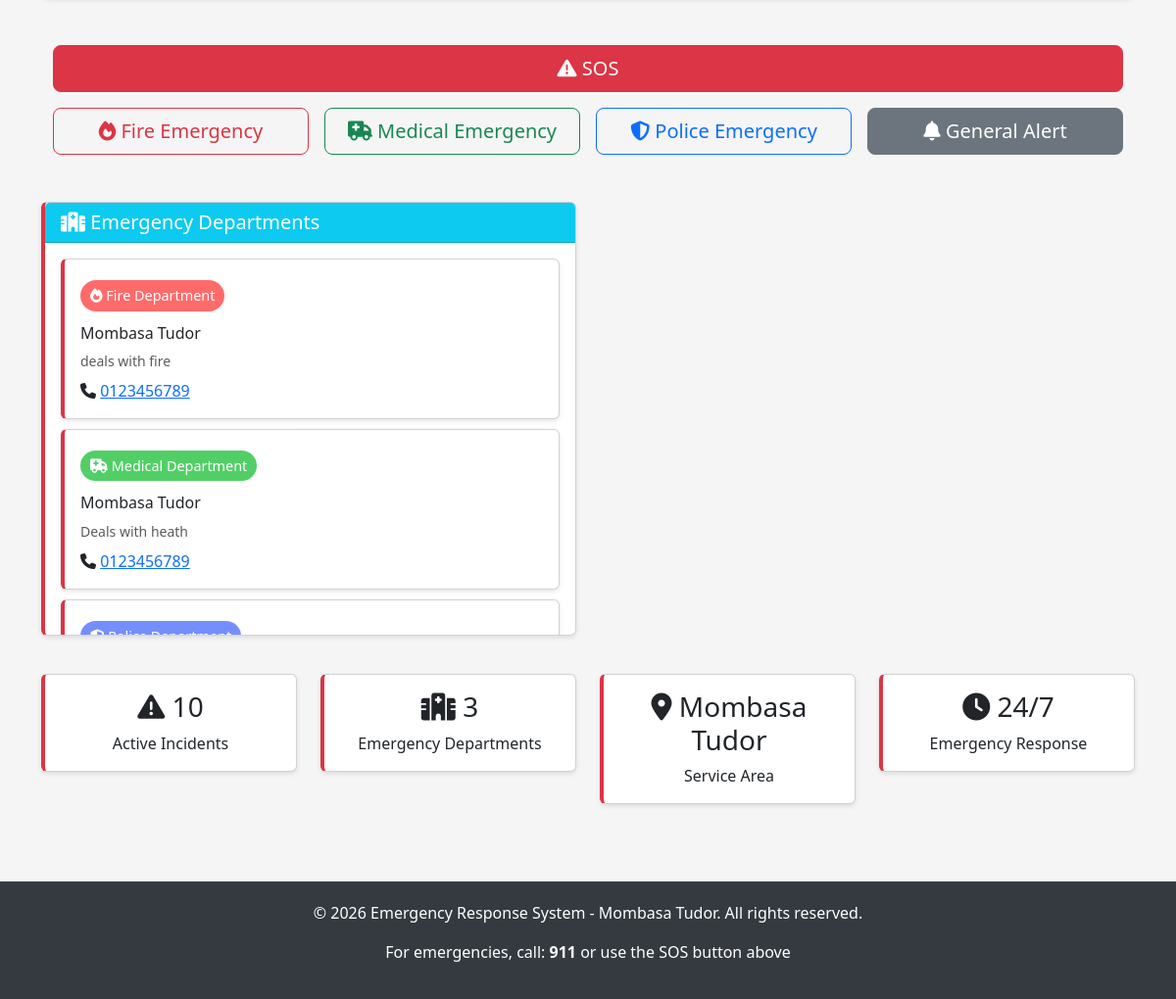
Before: / (lower part) with the older database file.
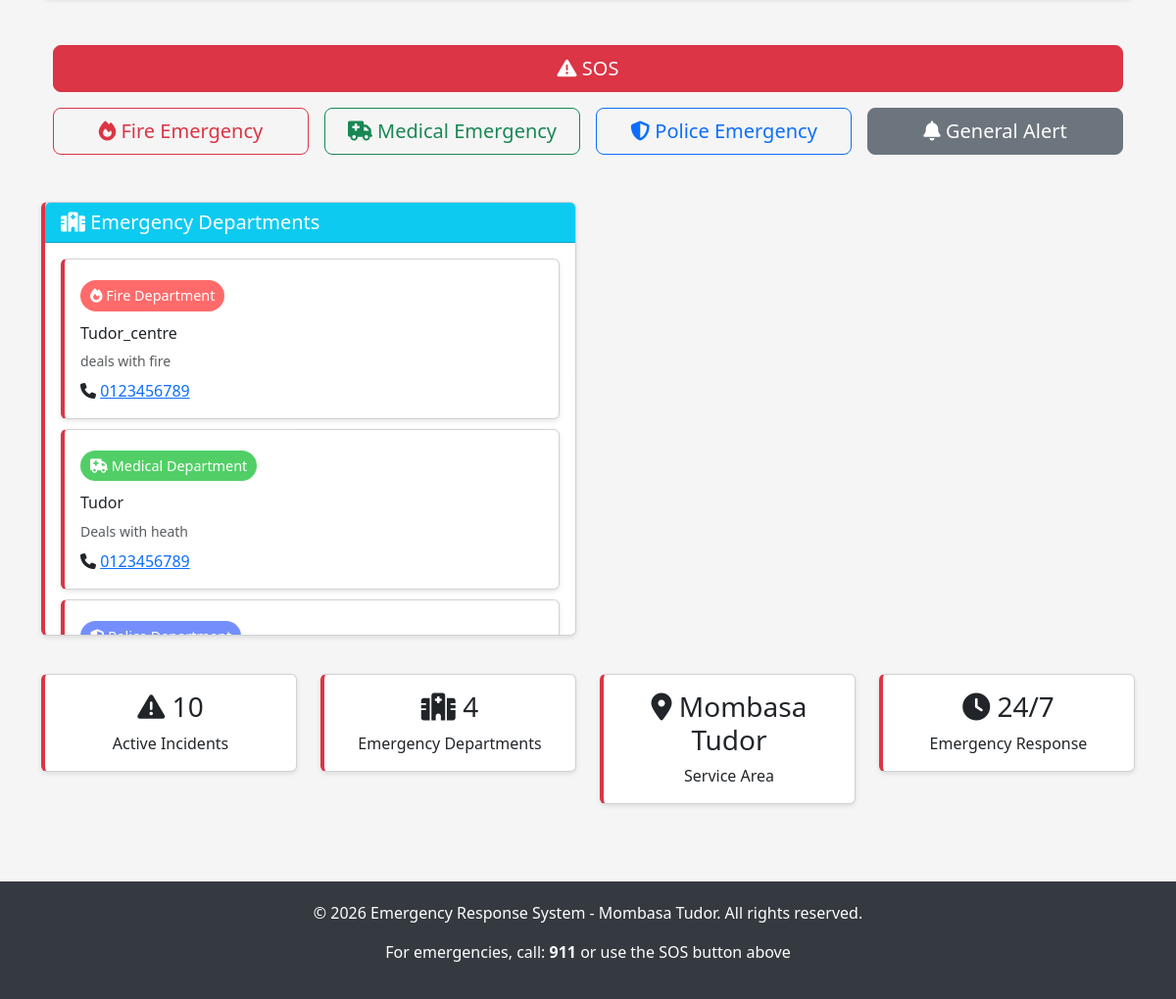
After: the same page with the newer database file.
### emergencyresponse_app/models.py (models this page shows, shortened)
class Department(models.Model):
    name = models.CharField(max_length=100, choices=DEPARTMENT_CHOICES)
    description = models.TextField(blank=True)
    phone_number = models.CharField(max_length=20)
    latitude = models.FloatField(default=-4.0435, null=True, blank=True)  # Mombasa Chuda area
    longitude = models.FloatField(default=39.6682, null=True, blank=True)  # Mombasa Chuda area
    location_name = models.CharField(max_length=255, choices=CHUDA_AREA_CHOICES)
    created_at = models.DateTimeField(auto_now_add=True)
    class Meta:
        verbose_name_plural = 'Departments'

### emergencyresponse_app/views.py (the view)
# urls.py: path('', views.home, name='home'),
def home(request):
    departments = Department.objects.all()
    if request.user.is_authenticated:
        if request.user.is_superuser:
            incidents = Incident.objects.filter(
                status__in=['pending', 'assigned', 'in_progress']
            ).order_by('-created_at')[:10]
        elif hasattr(request.user, "responder"):
            responder = request.user.responder
            incidents = Incident.objects.filter(
                department=responder.department,
                status__in=['pending', 'assigned', 'in_progress']
            ).order_by('-created_at')[:10]
        else:
            incidents = Incident.objects.none()
    else:
        incidents = Incident.objects.filter(
            status__in=['pending', 'assigned', 'in_progress']
        ).order_by('-created_at')[:10]
    context = {
        'incidents': incidents,
        'departments': departments,
        'mombasa_lat': -4.0435,
        'mombasa_lng': 39.6682,
        'map_zoom': 14,
    }
    return render(request, 'templates/home.html', context)

### templates/templates/home.html (shortened to what the changed rows need)
{% extends 'base.html' %}
{% block content %}
<div class="row">
    <div class="col-md-6">
        <div class="card">
            <div class="card-body" style="max-height: 400px; overflow-y: auto;">
                {% if departments %}
                    {% for dept in departments %}
                    <div class="card" style="margin-bottom: 10px;">
                        <div class="card-body p-3">
                            <div class="d-flex justify-content-between align-items-start">
                                <div>
                                    {% if dept.get_name_display == 'Fire Department' %}
                                        <span class="dept-badge dept-fire">
                                            <i class="fas fa-fire"></i> {{ dept.get_name_display }}
                                        </span>
                                    {% elif dept.get_name_display == 'Medical Department' %}
                                        <span class="dept-badge dept-medical">
                                            <i class="fas fa-ambulance"></i> {{ dept.get_name_display }}
                                        </span>
                                    {% elif dept.get_name_display == 'General Department' %}
                                        <span class="dept-badge bg-secondary text-white">
                                            <i class="fas fa-building"></i> {{ dept.get_name_display }}
                                        </span>
                                    {% else %}
                                        <span class="dept-badge dept-police">
                                            <i class="fas fa-shield-alt"></i> {{ dept.get_name_display }}
                                        </span>
                                    {% endif %}
                                    <h6 class="mt-2">{{ dept.location_name }}</h6>
                                </div>
                            </div>
                            <p class="card-text small text-muted mb-2">{{ dept.description }}</p>
                            <p class="mb-0">
                                <strong><i class="fas fa-phone"></i></strong>
                                <a href="tel:{{ dept.phone_number }}">{{ dept.phone_number }}</a>
                            </p>
                        </div>
                    </div>
                    {% endfor %}
                {% endif %}
            </div>
        </div>
    </div>
</div>
<div class="row mt-4">
    <div class="col-md-3">
        <div class="card text-center">
            <div class="card-body">
                <h3><i class="fas fa-hospital"></i> {{ departments.count }}</h3>
                <p class="card-text">Emergency Departments</p>
            </div>
        </div>
    </div>
</div>
{% endblock %}

Changed rows visible on the page:
changed Department "Fire Department": location_name "Mombasa Tudor" → "Tudor_centre"
changed Department "Medical Department": location_name "Mombasa Tudor" → "Tudor"
Other visible differences:
{{ departments.count }}: "3" → "4"
